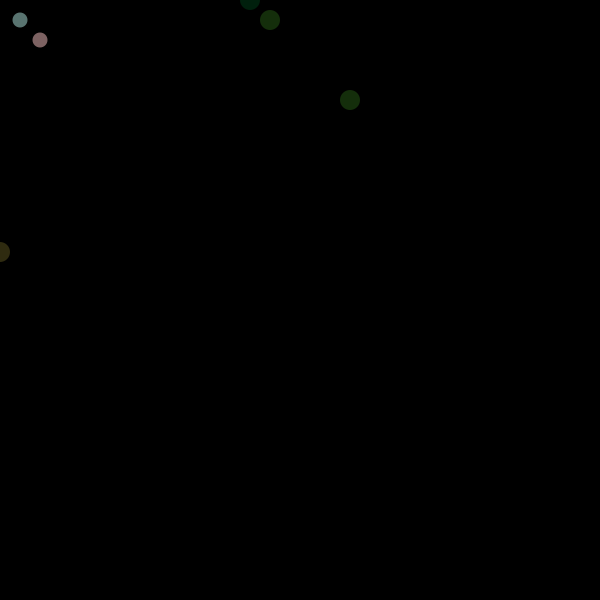
Frame 1 (no input)
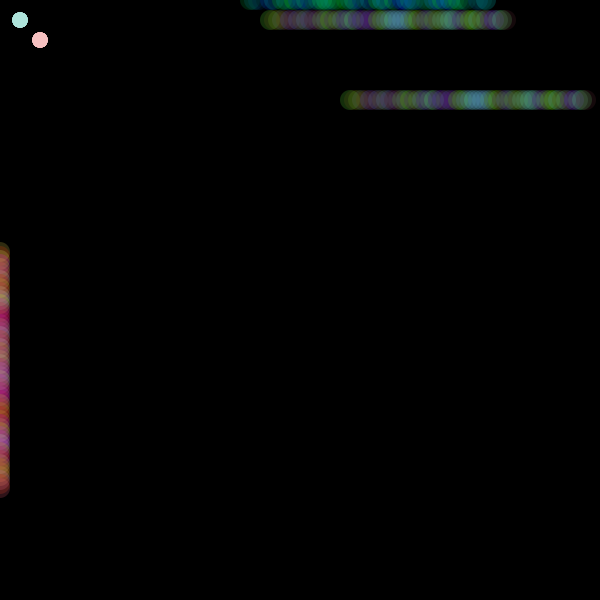
Frame 60 (the mouse pressed at the canvas centre just before this capture)
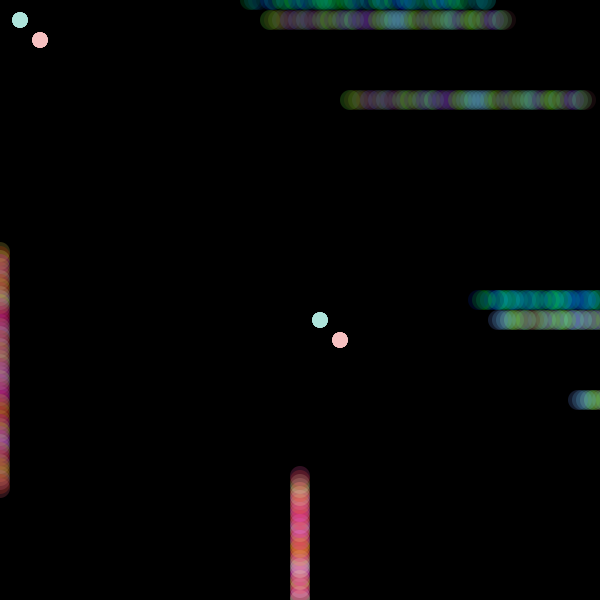
Frame 120 (the mouse held since frame 60 and released just before this capture)

The Processing sketch that drew these frames (run headless with seeded random() and noise(); from frame 60 on, the mouse is pressed at the canvas centre):

// Processing sketch: processing_93457
// ── processing_93457.pde

// Carla Campos-Rodriguez
// March 17,2013
// Class Sketch

int circleX = 250; 
int circleXSpeed = 2;
Circle sketch = new Circle ();

void setup () {
  size (600, 600);
  background(0);
  //background(174, 227, 219); light blue
  smooth();
  sketch . y=200;
  sketch . x=100;
}

void draw () {
  sketch.drawstuff();
  sketch.display ();
}

class Circle {
  float circleamount;
  int x;
  int y;
  int w;
  int h;
  boolean isClicked;

  Circle() {
    circleamount=300;
    isClicked=false;
  }
  void display () {
    fill(240, random(255), random(255), 50);
    noStroke();
    ellipse(mouseX, circleX, 20, 20);
    circleX = circleX + circleXSpeed;
    if (circleX > width) {
      circleXSpeed = -2;
      if (circleX < 0) {

        circleXSpeed = 2;
      }
    }
  }
    void drawstuff () {
      fill(0, random(255), random(255), 50);
      noStroke();
      ellipse(circleX, mouseY, 20, 20);
      fill(100, random(250), random(236), 50);
      ellipse(circleX+20, mouseY+20, 20, 20);
      ellipse(circleX+100, mouseY+100, 20, 20);
    
  
    circleX = circleX + circleXSpeed;//move the circle
  if (circleX > width) {
    circleXSpeed = -2;
  }
  if (circleX < 0) {

    circleXSpeed = 2;
  }
  fill(174, 227, 219, 130);//light blue
  ellipse(mouseX+20, mouseY+20, 15, 15);
  fill(246, 192, 192, 130);//pink
  ellipse(mouseX+40, mouseY+40, 15, 15);
}
}
